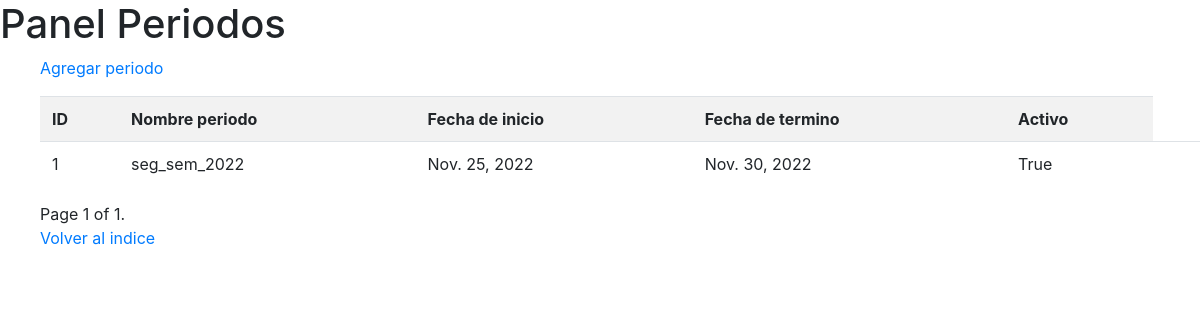
The app's page /artemis/panel_periodos.html, older data.
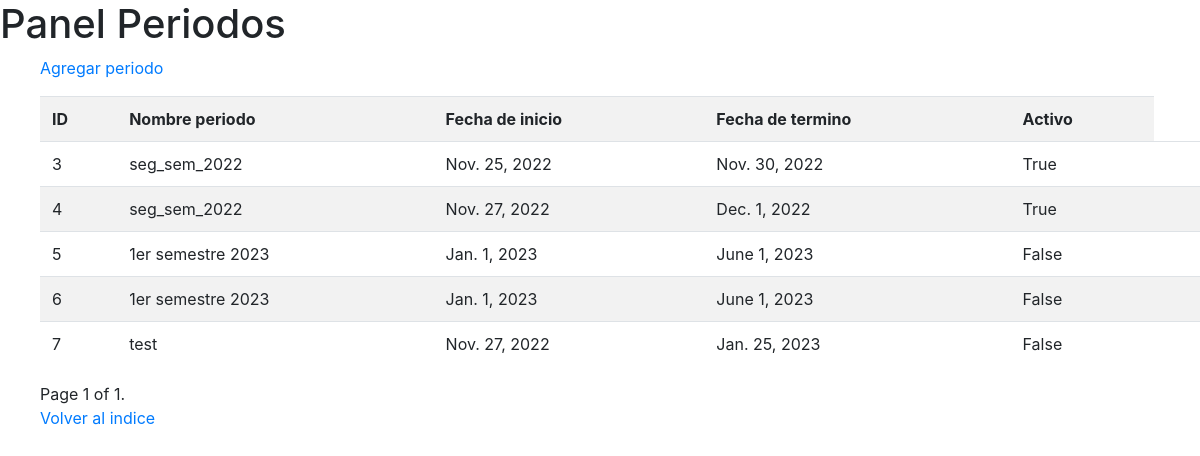
The same page, newer data.
### artemis/models.py (models this page shows, shortened)
class Periodo(models.Model):
    id = models.AutoField(primary_key=True)
    nombre_periodo = models.CharField(max_length = 20) #ex-primer semestre 2022
    fecha_inicio = models.DateField()
    fecha_termino = models.DateField()
    activo = models.BooleanField(default=False)

### artemis/views.py (the view)
# urls.py: path('panel_periodos.html',panel_periodos.as_view(),name = 'panel_periodos'),
class panel_periodos(ListView):
    context_object_name = 'panel_periodos'
    template_name = 'panel_periodos.html'
    paginate_by = 10
    queryset = Periodo.objects.all()
    def get_context_data(self, **kwargs):
        context = super(panel_periodos, self).get_context_data(**kwargs)
        context['Periodo'] = Periodo.objects.all()
        return context

### artemis/templates/panel_periodos.html (shortened to what this page needs)
<head>
   <link rel="stylesheet" href="https://stackpath.bootstrapcdn.com/bootstrap/4.1.3/css/bootstrap.min.css">
   {% load crispy_forms_tags %}
</head>
<h1>Panel Periodos</h1>
<ul>
<p>
    <a href="{% url "artemis:new_periodo" %}">Agregar periodo</a>
</p>
<div class="table-responsive">
    <table class="table table-striped">
        <th>ID</th>
        <th>Nombre periodo</th>
        <th>Fecha de inicio</th>
        <th>Fecha de termino</th>
        <th>Activo</th>
{% for Periodo in object_list %}
  <tr>
    <td>{{ Periodo.id }} </td>
    <td>{{ Periodo.nombre_periodo }}</td>
    <td>{{ Periodo.fecha_inicio }}</td>
    <td>{{ Periodo.fecha_termino }}</td>
    <td>{{ Periodo.activo }} <td>
  </tr>
{% endfor %}
    </table>
    <div class="pagination">
        <span class="step-links">
            <span class="current">
                Page {{ page_obj.number }} of {{ page_obj.paginator.num_pages }}.
            </span>
        </span>
    </div>
    <p>
        <a href="{% url "artemis:index" %}">Volver al indice</a>
    </p>
</ul>

Row changes from the older to the newer data that the page shows:
removed Periodo: id "1", nombre_periodo "seg_sem_2022", fecha_inicio "Nov. 25, 2022", fecha_termino "Nov. 30, 2022", activo "True"
added Periodo: id "3", nombre_periodo "seg_sem_2022", fecha_inicio "Nov. 25, 2022", fecha_termino "Nov. 30, 2022", activo "True"
added Periodo: id "4", nombre_periodo "seg_sem_2022", fecha_inicio "Nov. 27, 2022", fecha_termino "Dec. 1, 2022", activo "True"
added Periodo: id "5", nombre_periodo "1er semestre 2023", fecha_inicio "Jan. 1, 2023", fecha_termino "June 1, 2023", activo "False"
added Periodo: id "6", nombre_periodo "1er semestre 2023", fecha_inicio "Jan. 1, 2023", fecha_termino "June 1, 2023", activo "False"
added Periodo: id "7", nombre_periodo "test", fecha_inicio "Nov. 27, 2022", fecha_termino "Jan. 25, 2023", activo "False"
